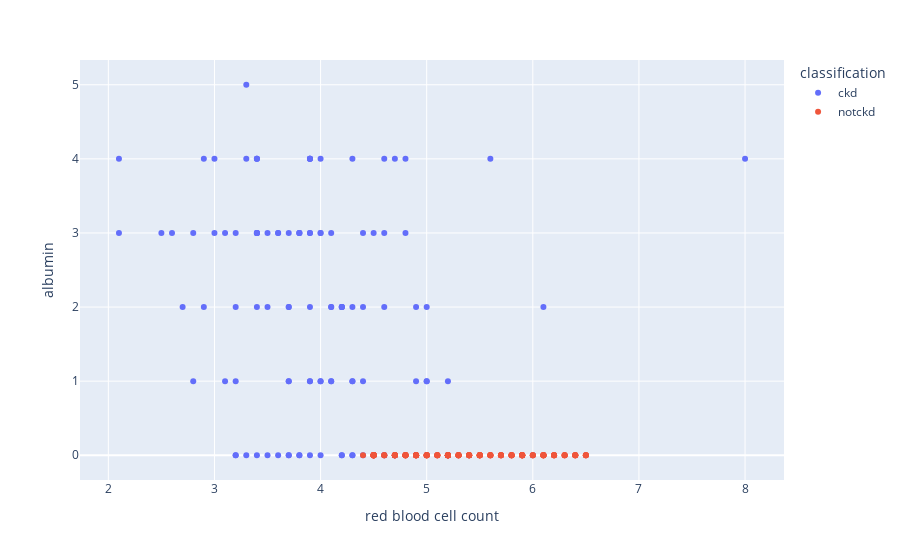

Here is the notebook cell this chart was saved with:
### Code cell
scatters('red blood cell count','albumin')

### Figure 1 — Plotly figure (JSON) as saved in the notebook; plotly's stock layout.template omitted (floating-point values rounded to 4 significant figures; data arrays with more than 128 entries replaced by an {"elided": "..."} marker saying what was removed)
{"data": [{"hovertemplate": "classification=ckd<br>red blood cell count=%{x}<br>albumin=%{y}<extra></extra>", "legendgroup": "ckd", "marker": {"color": "#636efa", "symbol": "circle"}, "mode": "markers", "name": "ckd", "orientation": "v", "showlegend": true, "type": "scatter", "x": {"elided": "250 float values"}, "xaxis": "x", "y": {"elided": "250 int values"}, "yaxis": "y"}, {"hovertemplate": "classification=notckd<br>red blood cell count=%{x}<br>albumin=%{y}<extra></extra>", "legendgroup": "notckd", "marker": {"color": "#EF553B", "symbol": "circle"}, "mode": "markers", "name": "notckd", "orientation": "v", "showlegend": true, "type": "scatter", "x": {"elided": "150 float values"}, "xaxis": "x", "y": {"elided": "150 int values"}, "yaxis": "y"}], "layout": {"legend": {"title": {"text": "classification"}, "tracegroupgap": 0}, "margin": {"t": 60}, "xaxis": {"anchor": "y", "domain": [0, 1], "title": {"text": "red blood cell count"}}, "yaxis": {"anchor": "x", "domain": [0, 1], "title": {"text": "albumin"}}}}
